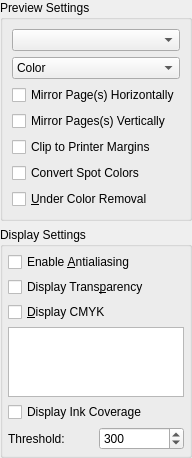
<?xml version="1.0" encoding="UTF-8"?>
<ui version="4.0">
 <class>OutputPreview_PS</class>
 <widget class="QWidget" name="OutputPreview_PS">
  <property name="geometry">
   <rect>
    <x>0</x>
    <y>0</y>
    <width>170</width>
    <height>436</height>
   </rect>
  </property>
  <property name="sizePolicy">
   <sizepolicy hsizetype="Maximum" vsizetype="Preferred">
    <horstretch>0</horstretch>
    <verstretch>0</verstretch>
   </sizepolicy>
  </property>
  <property name="windowTitle">
   <string>Form</string>
  </property>
  <layout class="QVBoxLayout" name="verticalLayout">
   <property name="leftMargin">
    <number>0</number>
   </property>
   <property name="topMargin">
    <number>0</number>
   </property>
   <property name="rightMargin">
    <number>0</number>
   </property>
   <property name="bottomMargin">
    <number>0</number>
   </property>
   <item>
    <widget class="QGroupBox" name="previewSettings">
     <property name="title">
      <string>Preview Settings</string>
     </property>
     <property name="checkable">
      <bool>false</bool>
     </property>
     <layout class="QVBoxLayout" name="verticalLayout_2">
      <item>
       <widget class="QComboBox" name="psLevelCombo"/>
      </item>
      <item>
       <widget class="QComboBox" name="colorOutputMode">
        <item>
         <property name="text">
          <string>Color</string>
         </property>
        </item>
        <item>
         <property name="text">
          <string>Grayscale</string>
         </property>
        </item>
       </widget>
      </item>
      <item>
       <widget class="QCheckBox" name="mirrorH">
        <property name="text">
         <string>Mirror Page(s) Horizontally</string>
        </property>
       </widget>
      </item>
      <item>
       <widget class="QCheckBox" name="mirrorV">
        <property name="text">
         <string>Mirror Pages(s) Vertically</string>
        </property>
       </widget>
      </item>
      <item>
       <widget class="QCheckBox" name="clipToMargins">
        <property name="text">
         <string>Clip to Printer Margins</string>
        </property>
       </widget>
      </item>
      <item>
       <widget class="QCheckBox" name="convertSpots">
        <property name="toolTip">
         <string>Enables Spot Colors to be converted to composite colors. Unless you are planning to print spot colors at a commercial printer, this is probably best left enabled.</string>
        </property>
        <property name="text">
         <string>Convert Spot Colors</string>
        </property>
       </widget>
      </item>
      <item>
       <widget class="QCheckBox" name="enableGCR">
        <property name="toolTip">
         <string>A way of switching off some of the gray shades which are composed of cyan, yellow and magenta and using black instead. UCR most affects parts of images which are neutral and/or dark tones which are close to the gray. Use of this may improve printing some images and some experimentation and testing is need on a case by case basis. UCR reduces the possibility of over saturation with CMY inks.</string>
        </property>
        <property name="text">
         <string>&amp;Under Color Removal</string>
        </property>
       </widget>
      </item>
     </layout>
    </widget>
   </item>
   <item>
    <widget class="QGroupBox" name="displaySettings">
     <property name="title">
      <string>Display Settings</string>
     </property>
     <layout class="QVBoxLayout" name="verticalLayout_3">
      <property name="spacing">
       <number>5</number>
      </property>
      <property name="leftMargin">
       <number>5</number>
      </property>
      <property name="topMargin">
       <number>5</number>
      </property>
      <property name="rightMargin">
       <number>5</number>
      </property>
      <property name="bottomMargin">
       <number>5</number>
      </property>
      <item>
       <widget class="QCheckBox" name="antiAliasing">
        <property name="toolTip">
         <string>Provides a more pleasant view of Type 1 fonts, TrueType Fonts, OpenType Fonts, EPS, PDF and vector graphics in the preview, at the expense of a slight slowdown in previewing</string>
        </property>
        <property name="text">
         <string>Enable &amp;Antialiasing</string>
        </property>
       </widget>
      </item>
      <item>
       <widget class="QCheckBox" name="showTransparency">
        <property name="toolTip">
         <string>Shows transparency and transparent items in your document. Requires Ghostscript 7.07 or later.</string>
        </property>
        <property name="text">
         <string>Display Trans&amp;parency</string>
        </property>
       </widget>
      </item>
      <item>
       <widget class="QCheckBox" name="enableCMYK">
        <property name="toolTip">
         <string>Gives a print preview using simulations of generic CMYK inks, instead of RGB colors</string>
        </property>
        <property name="text">
         <string>&amp;Display CMYK</string>
        </property>
       </widget>
      </item>
      <item>
       <widget class="QTableWidget" name="inkTable">
        <property name="focusPolicy">
         <enum>Qt::NoFocus</enum>
        </property>
        <property name="sizeAdjustPolicy">
         <enum>QAbstractScrollArea::AdjustToContentsOnFirstShow</enum>
        </property>
        <property name="editTriggers">
         <set>QAbstractItemView::NoEditTriggers</set>
        </property>
        <property name="selectionMode">
         <enum>QAbstractItemView::NoSelection</enum>
        </property>
        <property name="columnCount">
         <number>0</number>
        </property>
        <attribute name="horizontalHeaderStretchLastSection">
         <bool>true</bool>
        </attribute>
       </widget>
      </item>
      <item>
       <widget class="QCheckBox" name="displayInkCoverage">
        <property name="text">
         <string>Display Ink Coverage</string>
        </property>
       </widget>
      </item>
      <item>
       <layout class="QHBoxLayout" name="horizontalLayout">
        <property name="sizeConstraint">
         <enum>QLayout::SetMaximumSize</enum>
        </property>
        <item>
         <widget class="QLabel" name="coverThresholdLabel">
          <property name="text">
           <string>Threshold:</string>
          </property>
         </widget>
        </item>
        <item>
         <widget class="ScrSpinBox" name="coverThresholdValue">
          <property name="decimals">
           <number>0</number>
          </property>
          <property name="maximum">
           <double>400.000000000000000</double>
          </property>
          <property name="singleStep">
           <double>10.000000000000000</double>
          </property>
          <property name="value">
           <double>300.000000000000000</double>
          </property>
         </widget>
        </item>
       </layout>
      </item>
     </layout>
    </widget>
   </item>
  </layout>
 </widget>
 <customwidgets>
  <customwidget>
   <class>ScrSpinBox</class>
   <extends>QDoubleSpinBox</extends>
   <header>ui/scrspinbox.h</header>
  </customwidget>
 </customwidgets>
 <resources/>
 <connections/>
</ui>
